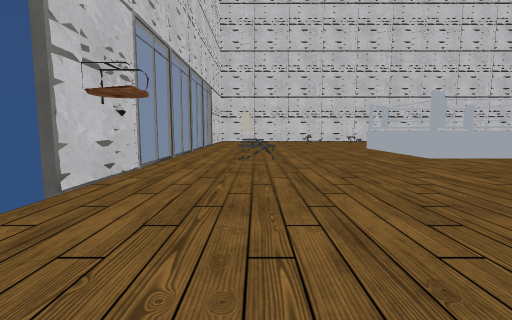
view 1 (above)

15 first-person views from a walk through a Unity game level. The camera is 1.2 m above the floor, tilts 6° down and sees 85° across. The floor is counted in squares, 2 m on a side. Each view is taken from the middle of a square. On the plan, view 1 faces up. The plan holds only what a view shows up to about 9 squares ahead; the rest is blank. The player character is not drawn. Some animated figures are not drawn. Door leaves are left out, so doorways stand open. Some surface patterns are stand-ins.

view 2
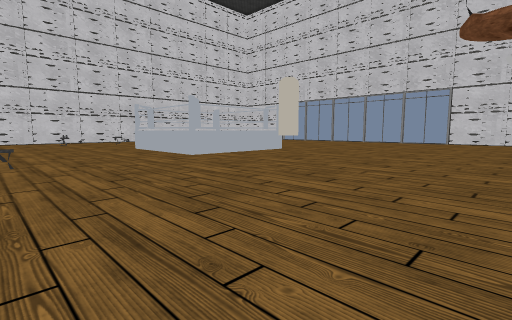

view 3
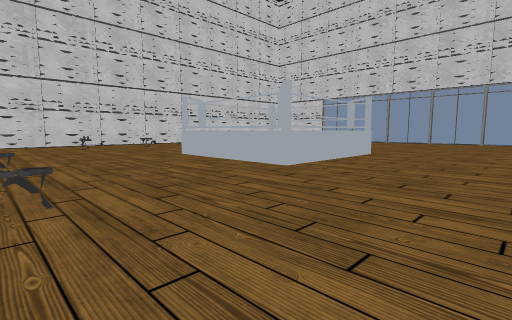

view 4
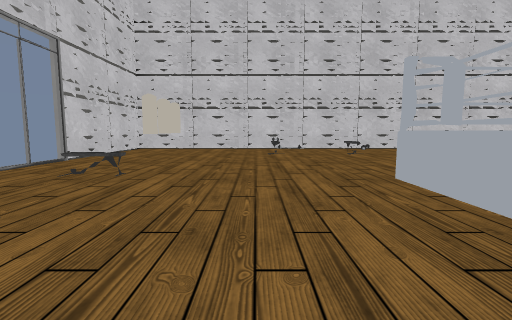

view 5
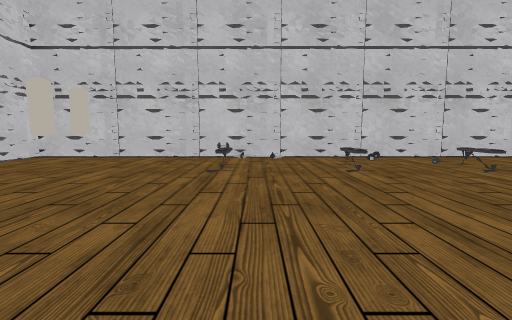

view 6
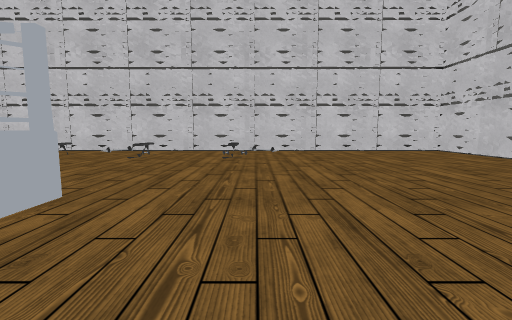

view 7
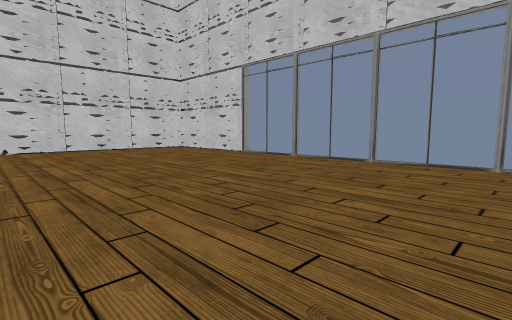

view 8
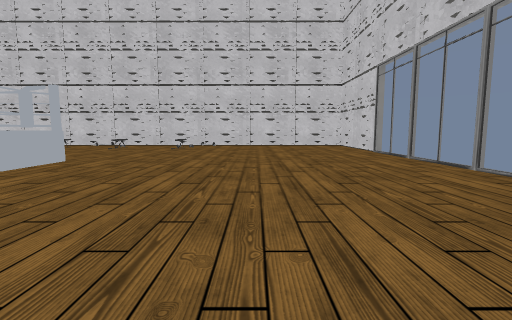

view 9
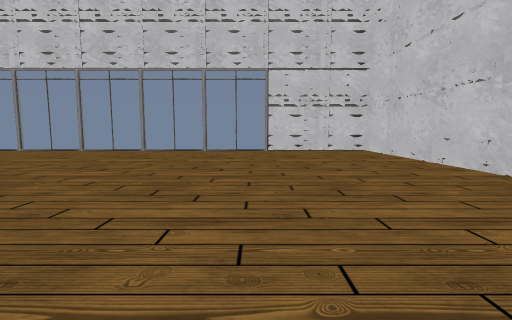

view 10
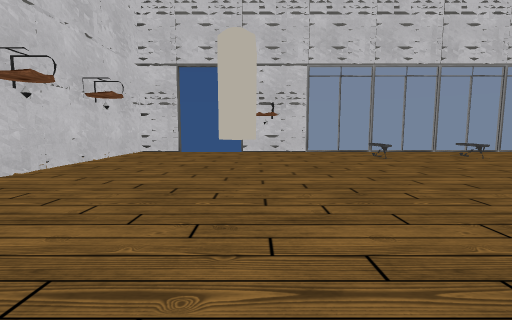

view 11
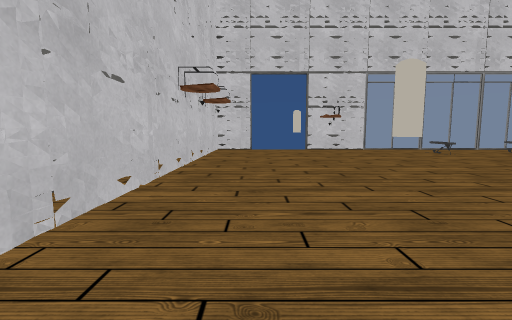

view 12
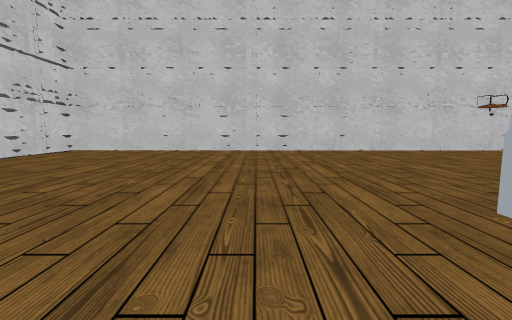

view 13
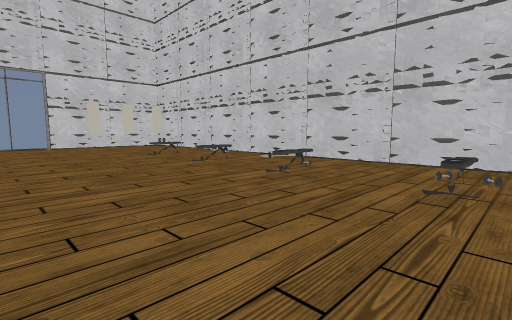

view 14
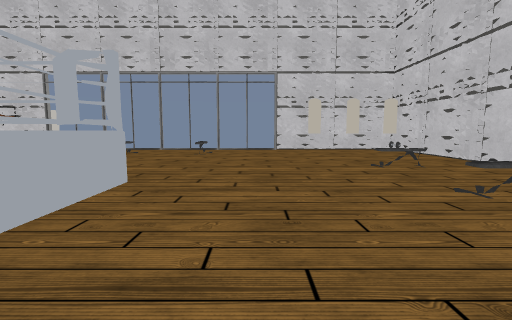

view 15
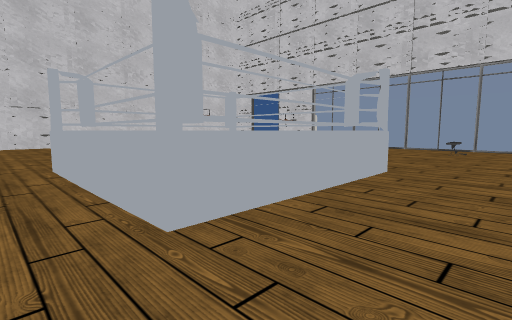

### Floor plan
Key: @ floor where view 1 was taken; # wall or solid block; . floor; D open door; = window, fence, low wall or low ledge; B bench; A bag; O other object.
Columns run from 2 left of view 1 to 15 right of it. Each row starts with its distance up from view 1.
 16 ##################
 15 #.A..............#
 14 #.A..............#
 13 #.A.O.B.B.B......#
 12 #...B............#
 11 =................#
 10 =.B..............#
  9 #.....OOOO.......#
  8 =.B...O  O.......#
  7 =.....O  O.......#
  6 =.B...OOOO.......#
  5 =................#
  4 #................#
  3 A.....A..........#
  2 D................#
  1 D................#
  0 #.@..............#
 -1 ##################

Positions as (right, up) in squares from view 1, and headings:
1: (0, 0), facing up
2: (0, 0), facing up-right
3: (0, 3), facing up-right
4: (2, 6), facing up
5: (3, 9), facing up
6: (9, 7), facing up
7: (9, 6), facing up-right
8: (11, 4), facing up
9: (6, 3), facing right
10: (6, 3), facing left
11: (7, 1), facing left
12: (9, 8), facing down
13: (9, 10), facing up-left
14: (7, 11), facing left
15: (8, 11), facing down-left
